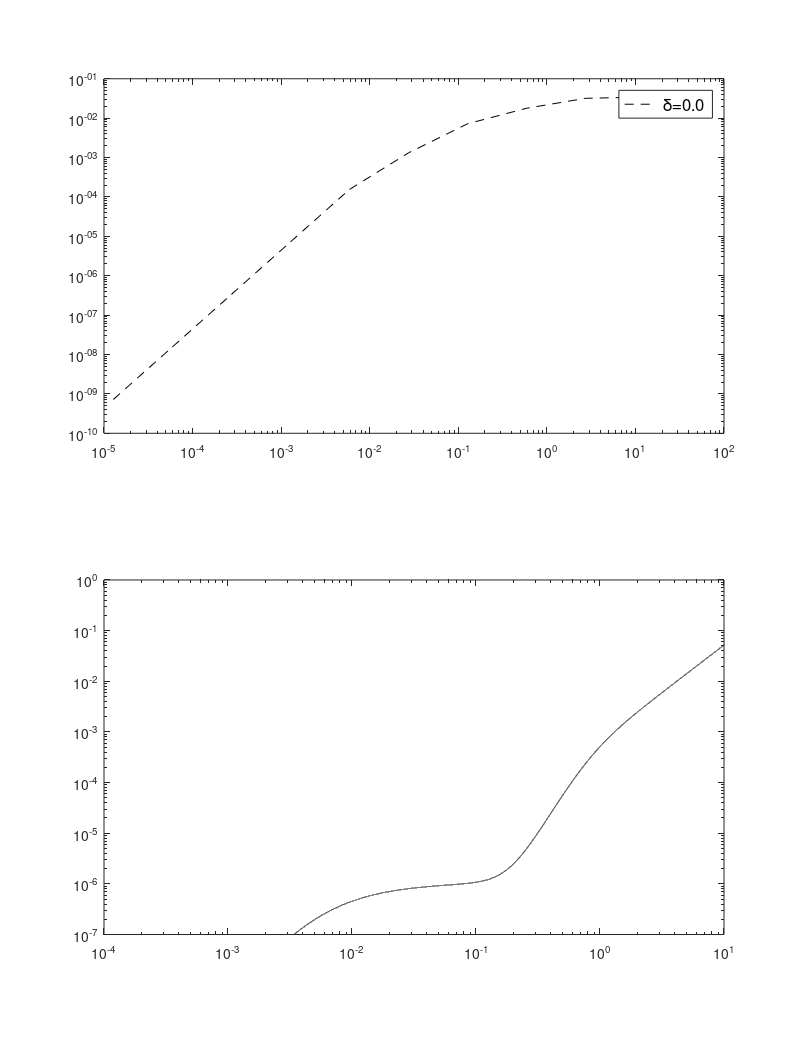

MATLAB code to generate this figure: (Note: this script raises an error after producing the figure.)
% model_floc_paper_crs.m
% CRS comments on original code from:

%This software is in support of the paper
% 'Modelling acoustic scattering by suspended flocculating sediments'
%by Peter D. Thorne1, Iain T. MacDonald and Christopher E. Vincent in Continental Shelf Research

% The program is for educational use and not for comercial purposes.
% The code is unsupported.

%1 The form function is calculated for the primary, intermediate and fully formed flocs as a function of particle size
%2 The average form function is calculated for the primary, intermediate and fully formed flocs as a function of particle size
%3 The normalise total scattering and viscous cross-section is calculated for the primary, intermediate and fully formed flocs as a function of particle size
%4 The average normalise total scattering and viscous cross-section is calculated for the primary, intermediate and fully formed flocs as a function of particle size
%5 Plots of the results are given


close all
clear all

f=3e6; % frequency
aolist = logspace(-9, -3, 10 );
rhoflist = 1000+1e-3./(aolist.^1); %choosen for illustration
dsigma=0.5;
for i=1:length(aolist)
   ao = aolist(i);
   rhof = rhoflist(i);
% Input
%    f - frequency in Hz
%    ao - average particle radius
%    rhof - particle density
%    dsigma - width of lognormal distribution

% define primary parameters
co=1480;   % speed of sound in water
rho0=1000; % density of water
ck=5550;   % speed of sound in particle
rhok=2600; % density of particle
Co=1/(rho0*co^2);
Ck=1/(rhok*ck^2); %compressibility
gk=rhok/rho0;
hk=ck/co;

nz1=1e5;
a=logspace(-10,-2,nz1);
x=2*pi*a*f/co;
dx=diff(x);
% trim to match lenght of dx:
x=x(1:nz1-1); a=a(1:nz1-1);

xo=2*pi*ao*f ./co;

% effective density
rhoex = rhof-rho0

% gamma_o  zeta_o values
beta1=1.02; % gamma_o
beta2=1.02; % zeta_o

% maximum physical value for effective density
zz=find(rhoex>(rhok-rho0)); rhoex(zz)=(rhok-rho0);
% not letting effective density go below zero
zz=find(rhoex<0); rhoex(zz)=0;
gam=1+rhoex/(rho0);
zz=find(gam<beta1); gam(zz)=beta1;
phi=(gk-gam)/(gk-1);

% Wood's expression - Eqn 9
vw=((phi*rho0+(1-phi)*rhok).*(phi*Co+(1-phi)*Ck)).^(-0.5);
h=vw/co;
zz=find(h<beta2); h(zz)=beta2;

% **************************   form function   ************************
% form function f_fi
% unnumbered Clay & Medwin eqn on p. 65
e=(gam.*h.^2);
kf=2*abs((e-1)./(3*e)+(gam-1)./(2*gam+1)); 
alpha1=1.2; % called epsilon_1 on p. 85
ffi=(kf.*x.^2)./(1+alpha1*x.^2); % Eqn. 6a

% Average form function for lognormal distribution f_ho

% of all x around each xo
   sigma=dsigma*xo;
   mu=log((xo.^2)./sqrt(xo.^2+sigma.^2));
   sigman=sqrt(log((sigma/xo).^2+1));
   plognorm=(1./(x*sigman*sqrt(2*pi))).*exp(-((log(x)-mu).^2)/(2*sigman.^2));
   axlng(i)=sum(x.*plognorm.*dx);
   ax3=sum((x.^3).*plognorm.*dx);
   axf=sum(((x.^2).*(ffi.^2).*dx).*plognorm);
   aflng(i)=sqrt((axlng(i).*axf)./ax3);

end

figure(1),orient tall
subplot(2,1,1),
%loglog(xlist,ffilist,'k'), hold on
xlabel('x_o','fontsize',15), ylabel('f_{ho}','fontsize',15)
axis([1e-4 1e1 1e-7 1e-0])
set(gca,'fontsize',15)
text(5,0.4,'a','fontsize',15)
loglog(axlng,aflng,'--k')
hh=legend(' \delta=0.0','\delta=0.5')
set(hh,'fontsize',12)

%% **************************   atten   ************************
% chi_fi scattering
% second Clay & Medwin eqn. on p. 85
kfalfa=2*(((e-1)./(3*e)).^2+(1/3)*((gam-1)./(2*gam+1)).^2);
chifi=(kfalfa.*x.^4)./(1-1.0*x+1.5*x.^2+kfalfa.*x.^4); % Eqn. 6b

%viscous atten
% chi_hs scattering

rho=gam; %rhok/rho0;
v=1e-6; c=1480;

da=c*dx/(2*pi*f);
a=a(1:nz1-1);
w=2*pi*f;
k=2*pi*f/c;
beta=sqrt(w/(2*v));
delta=0.5*(1+(9./(2*beta*a)));
s=(9./(4*beta*a)).*(1+(1./(beta*a)));
e1=((k*(rho-1).^2)/2);
e2=s./(s.^2+(rho+delta).^2);

%converted to chi_hv values
e12=e1.*e2;
chiv=(4*a/3).*e12;



%combine scat and visc atten chi_h
chisvo=chifi+chiv;
subplot(2,1,2)
loglog(x,chisvo,'k'), hold on
axis([1e-4 1e1 1e-7 1e-0])
xlabel('x_o','fontsize',mn), ylabel('\chi_{ho}','fontsize',mn)
set(gca,'fontsize',mn)
%title('Normalised total scattering cross-section  - attenuation','fontsize',mn)
text(5,0.4,'b','fontsize',mn)


% ave scattering for lognormal distribution chi_ho
dsigma=0.5;
%Lognormal
for jj=1:nz;
   xo=xx(jj);
   sigma=dsigma*xo;
   mu=log((xo.^2)./sqrt(xo.^2+sigma.^2));
   sigman=sqrt(log((sigma/xo).^2+1));
   plognorm=(1./(x*sigman*sqrt(2*pi))).*exp(-((log(x)-mu).^2)/(2*sigman.^2));
   axlng(jj)=sum(x.*plognorm.*dx);
   ax3=sum((x.^3).*plognorm.*dx);
   axchi=sum((x.^2).*chisvo.*plognorm.*dx);
   achilngo(jj)=(axlng(jj).*axchi)./ax3;
end

loglog(axlng,achilngo,'--k')



